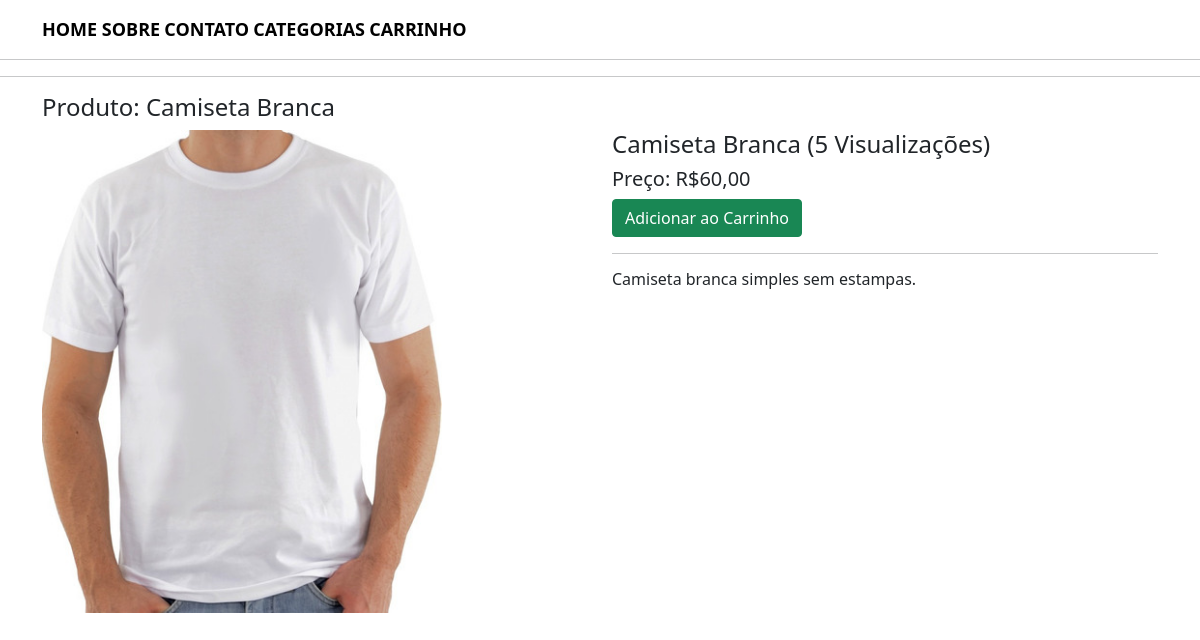
/produtos/camiseta_branca_sem_estampa, run on the app's committed database.
### lojaapp/models.py (models this page shows, shortened)
class Produto(models.Model):
    titulo = models.CharField(max_length=128)
    slug = models.SlugField(unique = True)
    categoria = models.ForeignKey(Categoria, on_delete=models.CASCADE)
    image = models.ImageField(upload_to="Produtos")
    preco = models.PositiveIntegerField()
    venda = models.PositiveIntegerField()
    descricao = models.TextField()
    visualizacao = models.PositiveIntegerField(default=0)

### lojaapp/views.py (the view)
# urls.py: path("produtos/<slug:slug>",ProdutosView.as_view(), name="produtos"),
class ProdutosView(TemplateView):
    template_name = "produtos.html"
    def get_context_data(self, **kwargs):
        context = super().get_context_data(**kwargs)
        url_slug = self.kwargs['slug']
        produto = Produto.objects.get(slug=url_slug)
        produto.visualizacao += 1
        produto.save()
        context['produto'] = produto
        return context

### templates/produtos.html (shortened to what this page needs)
{% extends 'base.html' %}
{% block content %}
<hr>
<div class="container">
    <h4>Produto: {{produto.titulo}}</h4>
    <div class="row">
        <div class="col-md-6">
            <img src="{{produto.image.url}}" alt="" class="img-fluid" width="400px">
        </div>
        <div class="col-md 6 text-left">
            <h4>{{produto.titulo}} ({{produto.visualizacao}} Visualizações)</h4>
            <h5>Preço: R${{produto.preco}},00</h5>
            <a href="{% url 'lojaapp:addcarrinho' produto.id %}" class="btn btn-success">Adicionar ao Carrinho</a>
            <hr>
            <h6>{{produto.descricao}}</h6>
        </div>
    </div>
</div>
{% endblock %}

### data on the page
Produto: titulo "Camiseta Branca", image (picture), visualizacao "5", preco "60", descricao "Camiseta branca simples sem estampas."
